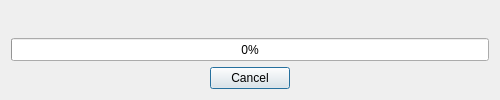
<?xml version="1.0" encoding="UTF-8"?>
<ui version="4.0">
 <class>Dialog</class>
 <widget class="QDialog" name="Dialog">
  <property name="windowModality">
   <enum>Qt::NonModal</enum>
  </property>
  <property name="geometry">
   <rect>
    <x>0</x>
    <y>0</y>
    <width>500</width>
    <height>100</height>
   </rect>
  </property>
  <property name="minimumSize">
   <size>
    <width>500</width>
    <height>100</height>
   </size>
  </property>
  <property name="maximumSize">
   <size>
    <width>16777215</width>
    <height>100</height>
   </size>
  </property>
  <property name="windowTitle">
   <string>Progress</string>
  </property>
  <layout class="QVBoxLayout" name="verticalLayout" stretch="0,1,0">
   <item>
    <widget class="QLabel" name="label">
     <property name="font">
      <font>
       <pointsize>12</pointsize>
      </font>
     </property>
     <property name="text">
      <string/>
     </property>
     <property name="alignment">
      <set>Qt::AlignCenter</set>
     </property>
    </widget>
   </item>
   <item>
    <widget class="QProgressBar" name="progressBar">
     <property name="sizePolicy">
      <sizepolicy hsizetype="Preferred" vsizetype="Preferred">
       <horstretch>0</horstretch>
       <verstretch>0</verstretch>
      </sizepolicy>
     </property>
     <property name="minimumSize">
      <size>
       <width>0</width>
       <height>23</height>
      </size>
     </property>
     <property name="maximumSize">
      <size>
       <width>16777215</width>
       <height>23</height>
      </size>
     </property>
     <property name="value">
      <number>0</number>
     </property>
    </widget>
   </item>
   <item>
    <layout class="QHBoxLayout" name="horizontalLayout">
     <item>
      <spacer name="horizontalSpacer">
       <property name="orientation">
        <enum>Qt::Horizontal</enum>
       </property>
       <property name="sizeHint" stdset="0">
        <size>
         <width>40</width>
         <height>20</height>
        </size>
       </property>
      </spacer>
     </item>
     <item>
      <widget class="QPushButton" name="cancelBtn">
       <property name="text">
        <string>Cancel</string>
       </property>
      </widget>
     </item>
     <item>
      <spacer name="horizontalSpacer_2">
       <property name="orientation">
        <enum>Qt::Horizontal</enum>
       </property>
       <property name="sizeHint" stdset="0">
        <size>
         <width>40</width>
         <height>20</height>
        </size>
       </property>
      </spacer>
     </item>
    </layout>
   </item>
  </layout>
 </widget>
 <resources/>
 <connections/>
</ui>
